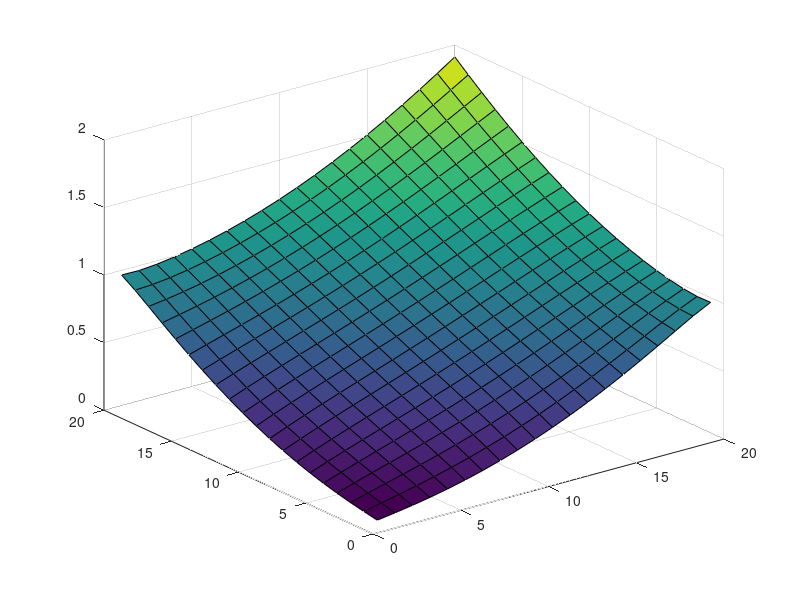

Source code (MATLAB):
d = [0.0211962, 0.0399157, 0.0606422, 0.0843062, 0.111412, 0.142262, 0.177051, 0.215904, 0.258901, 0.306085, 0.357467, 0.413025, 0.472698, 0.536377, 0.603872, 0.674862, 0.748762, 0.824396, 0.899079, 0.965696, 0.0399157, 0.0679116, 0.0959798, 0.125357, 0.156826, 0.190904, 0.227936, 0.268153, 0.311706, 0.358676, 0.409084, 0.462891, 0.519992, 0.58019, 0.643165, 0.708402, 0.775054, 0.841692, 0.905853, 0.963495, 0.0606422, 0.0959798, 0.130211, 0.164578, 0.199963, 0.236994, 0.276117, 0.317638, 0.361761, 0.408599, 0.458185, 0.510473, 0.565326, 0.622501, 0.681617, 0.742097, 0.803086, 0.863346, 0.921172, 0.974589, 0.0843062, 0.125357, 0.164578, 0.203116, 0.241858, 0.281474, 0.322458, 0.365166, 0.409837, 0.456609, 0.505526, 0.55654, 0.609507, 0.664167, 0.72013, 0.776838, 0.833538, 0.889255, 0.94285, 0.993251, 0.111412, 0.156826, 0.199963, 0.241858, 0.28336, 0.325139, 0.367707, 0.411445, 0.456612, 0.503365, 0.551757, 0.601748, 0.653193, 0.705842, 0.759322, 0.813133, 0.866632, 0.919061, 0.969606, 1.01755, 0.142262, 0.190904, 0.236994, 0.281474, 0.325139, 0.368639, 0.412488, 0.457072, 0.502663, 0.549427, 0.597428, 0.646631, 0.696905, 0.748013, 0.799618, 0.851274, 0.902437, 0.952491, 1.0008, 1.04678, 0.177051, 0.227936, 0.276117, 0.322458, 0.367707, 0.412488, 0.457302, 0.502535, 0.548462, 0.595253, 0.642979, 0.691614, 0.741039, 0.791038, 0.841304, 0.891441, 0.940977, 0.989384, 1.03611, 1.08064, 0.215904, 0.268153, 0.317638, 0.365166, 0.411445, 0.457072, 0.502535, 0.548212, 0.594375, 0.641196, 0.688749, 0.737016, 0.785888, 0.835167, 0.884573, 0.933748, 0.982266, 1.02965, 1.0754, 1.11902, 0.258901, 0.311706, 0.361761, 0.409837, 0.456612, 0.502663, 0.548462, 0.594375, 0.64067, 0.687514, 0.734982, 0.783061, 0.83165, 0.880566, 0.929547, 0.97826, 1.02631, 1.07325, 1.11859, 1.16185, 0.306085, 0.358676, 0.408599, 0.456609, 0.503365, 0.549427, 0.595253, 0.641196, 0.687514, 0.734367, 0.78183, 0.829887, 0.878444, 0.927327, 0.976285, 1.025, 1.07309, 1.12013, 1.16564, 1.20911, 0.357467, 0.409084, 0.458185, 0.505526, 0.551757, 0.597428, 0.642979, 0.688749, 0.734982, 0.78183, 0.829357, 0.87755, 0.926311, 0.975472, 1.02479, 1.07395, 1.12259, 1.17026, 1.21649, 1.26076, 0.413025, 0.462891, 0.510473, 0.55654, 0.601748, 0.646631, 0.691614, 0.737016, 0.783061, 0.829887, 0.87755, 0.926026, 0.97522, 1.02496, 1.07501, 1.12505, 1.17472, 1.22357, 1.2711, 1.31678, 0.472698, 0.519992, 0.565326, 0.609507, 0.653193, 0.696905, 0.741039, 0.785888, 0.83165, 0.878444, 0.926311, 0.97522, 1.02507, 1.07569, 1.12683, 1.17819, 1.22939, 1.27996, 1.3294, 1.37713, 0.536377, 0.58019, 0.622501, 0.664167, 0.705842, 0.748013, 0.791038, 0.835167, 0.880566, 0.927327, 0.975472, 1.02496, 1.07569, 1.12748, 1.18008, 1.2332, 1.28643, 1.33932, 1.3913, 1.44176, 0.603872, 0.643165, 0.681617, 0.72013, 0.759322, 0.799618, 0.841304, 0.884573, 0.929547, 0.976285, 1.02479, 1.07501, 1.12683, 1.18008, 1.23453, 1.28985, 1.34565, 1.40144, 1.45665, 1.51059, 0.674862, 0.708402, 0.742097, 0.776838, 0.813133, 0.851274, 0.891441, 0.933748, 0.97826, 1.025, 1.07395, 1.12505, 1.17819, 1.2332, 1.28985, 1.34783, 1.40674, 1.4661, 1.52528, 1.58354, 0.748762, 0.775054, 0.803086, 0.833538, 0.866632, 0.902437, 0.940977, 0.982266, 1.02631, 1.07309, 1.12259, 1.17472, 1.22939, 1.28643, 1.34565, 1.40674, 1.46934, 1.53295, 1.59692, 1.66045, 0.824396, 0.841692, 0.863346, 0.889255, 0.919061, 0.952491, 0.989384, 1.02965, 1.07325, 1.12013, 1.17026, 1.22357, 1.27996, 1.33932, 1.40144, 1.4661, 1.53295, 1.60153, 1.67121, 1.7411, 0.899079, 0.905853, 0.921172, 0.94285, 0.969606, 1.0008, 1.03611, 1.0754, 1.11859, 1.16564, 1.21649, 1.2711, 1.3294, 1.3913, 1.45665, 1.52528, 1.59692, 1.67121, 1.74757, 1.82513, 0.965696, 0.963495, 0.974589, 0.993251, 1.01755, 1.04678, 1.08064, 1.11902, 1.16185, 1.20911, 1.26076, 1.31678, 1.37713, 1.44176, 1.51059, 1.58354, 1.66045, 1.7411, 1.82513, 1.9119];
d = reshape(d, [20, 20]);
axis equal
surf(d)